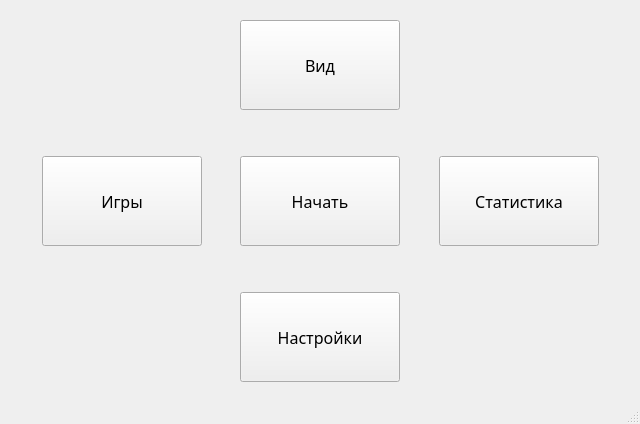
<?xml version="1.0" encoding="UTF-8"?>
<ui version="4.0">
 <class>MainWindow</class>
 <widget class="QMainWindow" name="MainWindow">
  <property name="geometry">
   <rect>
    <x>0</x>
    <y>0</y>
    <width>640</width>
    <height>424</height>
   </rect>
  </property>
  <property name="minimumSize">
   <size>
    <width>480</width>
    <height>320</height>
   </size>
  </property>
  <property name="maximumSize">
   <size>
    <width>4800</width>
    <height>3200</height>
   </size>
  </property>
  <property name="windowTitle">
   <string>MainWindow</string>
  </property>
  <widget class="QWidget" name="centralwidget">
   <layout class="QVBoxLayout" name="verticalLayout_2">
    <item>
     <spacer name="verticalSpacer_4">
      <property name="orientation">
       <enum>Qt::Vertical</enum>
      </property>
      <property name="sizeHint" stdset="0">
       <size>
        <width>456</width>
        <height>12</height>
       </size>
      </property>
     </spacer>
    </item>
    <item>
     <layout class="QHBoxLayout" name="horizontalLayout">
      <item>
       <spacer name="horizontalSpacer">
        <property name="orientation">
         <enum>Qt::Horizontal</enum>
        </property>
        <property name="sizeHint" stdset="0">
         <size>
          <width>20</width>
          <height>234</height>
         </size>
        </property>
       </spacer>
      </item>
      <item>
       <widget class="QPushButton" name="button_game">
        <property name="minimumSize">
         <size>
          <width>160</width>
          <height>90</height>
         </size>
        </property>
        <property name="font">
         <font>
          <family>Siemens AD Sans</family>
          <pointsize>12</pointsize>
          <weight>50</weight>
          <bold>false</bold>
         </font>
        </property>
        <property name="text">
         <string>Игры</string>
        </property>
       </widget>
      </item>
      <item>
       <spacer name="horizontalSpacer_3">
        <property name="orientation">
         <enum>Qt::Horizontal</enum>
        </property>
        <property name="sizeHint" stdset="0">
         <size>
          <width>13</width>
          <height>234</height>
         </size>
        </property>
       </spacer>
      </item>
      <item>
       <layout class="QVBoxLayout" name="verticalLayout">
        <item>
         <widget class="QPushButton" name="button_view">
          <property name="minimumSize">
           <size>
            <width>160</width>
            <height>90</height>
           </size>
          </property>
          <property name="font">
           <font>
            <family>Siemens AD Sans</family>
            <pointsize>12</pointsize>
            <weight>50</weight>
            <bold>false</bold>
           </font>
          </property>
          <property name="text">
           <string>Вид</string>
          </property>
         </widget>
        </item>
        <item>
         <spacer name="verticalSpacer">
          <property name="orientation">
           <enum>Qt::Vertical</enum>
          </property>
          <property name="sizeHint" stdset="0">
           <size>
            <width>20</width>
            <height>40</height>
           </size>
          </property>
         </spacer>
        </item>
        <item>
         <widget class="QPushButton" name="button_start">
          <property name="minimumSize">
           <size>
            <width>160</width>
            <height>90</height>
           </size>
          </property>
          <property name="font">
           <font>
            <family>Siemens AD Sans</family>
            <pointsize>12</pointsize>
            <weight>50</weight>
            <bold>false</bold>
           </font>
          </property>
          <property name="text">
           <string>Начать</string>
          </property>
         </widget>
        </item>
        <item>
         <spacer name="verticalSpacer_2">
          <property name="orientation">
           <enum>Qt::Vertical</enum>
          </property>
          <property name="sizeHint" stdset="0">
           <size>
            <width>20</width>
            <height>40</height>
           </size>
          </property>
         </spacer>
        </item>
        <item>
         <widget class="QPushButton" name="button_settings">
          <property name="minimumSize">
           <size>
            <width>160</width>
            <height>90</height>
           </size>
          </property>
          <property name="font">
           <font>
            <family>Siemens AD Sans</family>
            <pointsize>12</pointsize>
            <weight>50</weight>
            <bold>false</bold>
           </font>
          </property>
          <property name="text">
           <string>Настройки</string>
          </property>
         </widget>
        </item>
       </layout>
      </item>
      <item>
       <spacer name="horizontalSpacer_4">
        <property name="orientation">
         <enum>Qt::Horizontal</enum>
        </property>
        <property name="sizeHint" stdset="0">
         <size>
          <width>13</width>
          <height>234</height>
         </size>
        </property>
       </spacer>
      </item>
      <item>
       <widget class="QPushButton" name="button_statistics">
        <property name="minimumSize">
         <size>
          <width>160</width>
          <height>90</height>
         </size>
        </property>
        <property name="font">
         <font>
          <family>Siemens AD Sans</family>
          <pointsize>12</pointsize>
          <weight>50</weight>
          <bold>false</bold>
         </font>
        </property>
        <property name="text">
         <string>Статистика</string>
        </property>
       </widget>
      </item>
      <item>
       <spacer name="horizontalSpacer_2">
        <property name="orientation">
         <enum>Qt::Horizontal</enum>
        </property>
        <property name="sizeHint" stdset="0">
         <size>
          <width>20</width>
          <height>234</height>
         </size>
        </property>
       </spacer>
      </item>
     </layout>
    </item>
    <item>
     <spacer name="verticalSpacer_3">
      <property name="orientation">
       <enum>Qt::Vertical</enum>
      </property>
      <property name="sizeHint" stdset="0">
       <size>
        <width>456</width>
        <height>12</height>
       </size>
      </property>
     </spacer>
    </item>
   </layout>
  </widget>
  <widget class="QMenuBar" name="menubar">
   <property name="geometry">
    <rect>
     <x>0</x>
     <y>0</y>
     <width>640</width>
     <height>26</height>
    </rect>
   </property>
  </widget>
  <widget class="QStatusBar" name="statusbar"/>
 </widget>
 <resources/>
 <connections/>
</ui>
